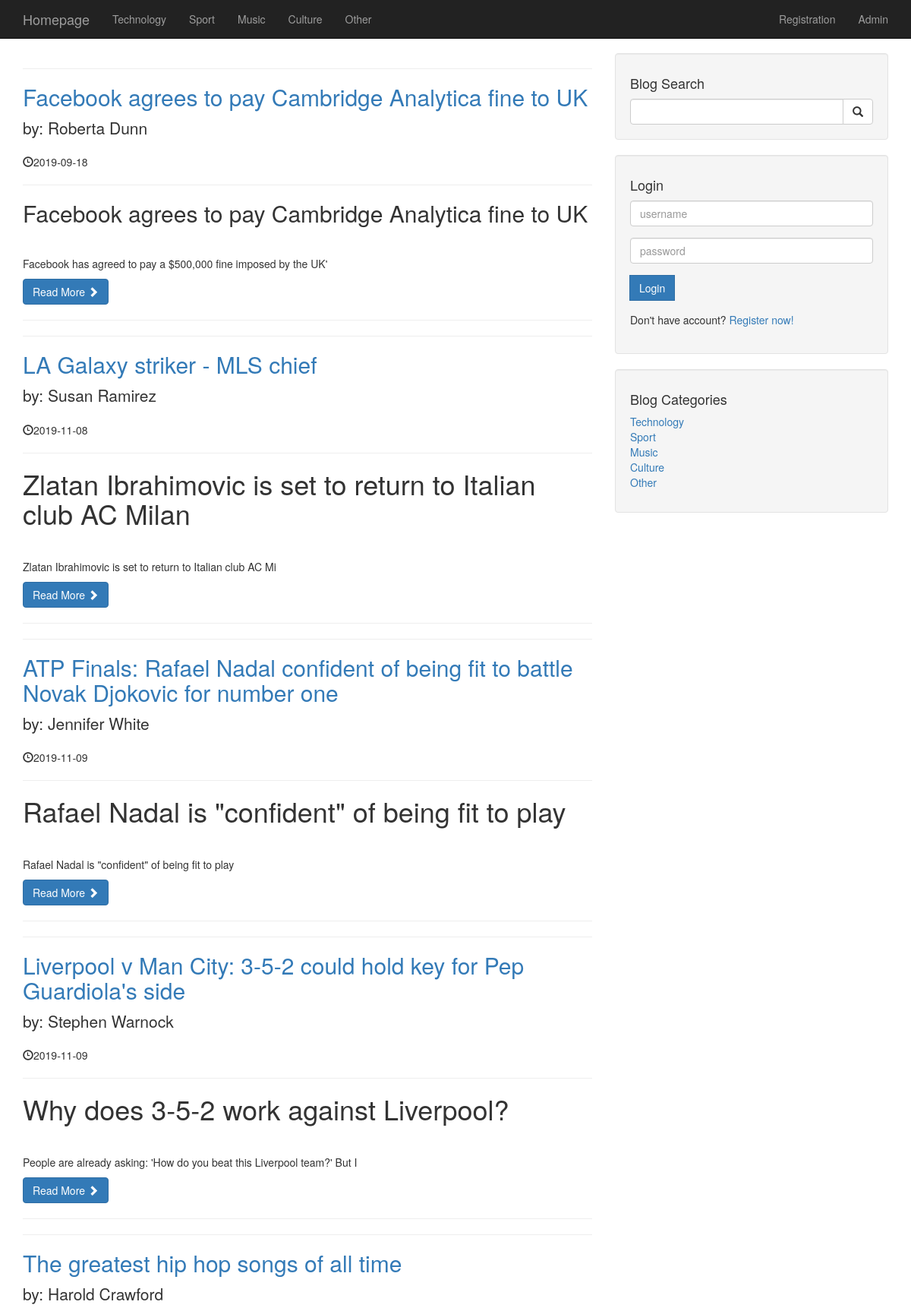
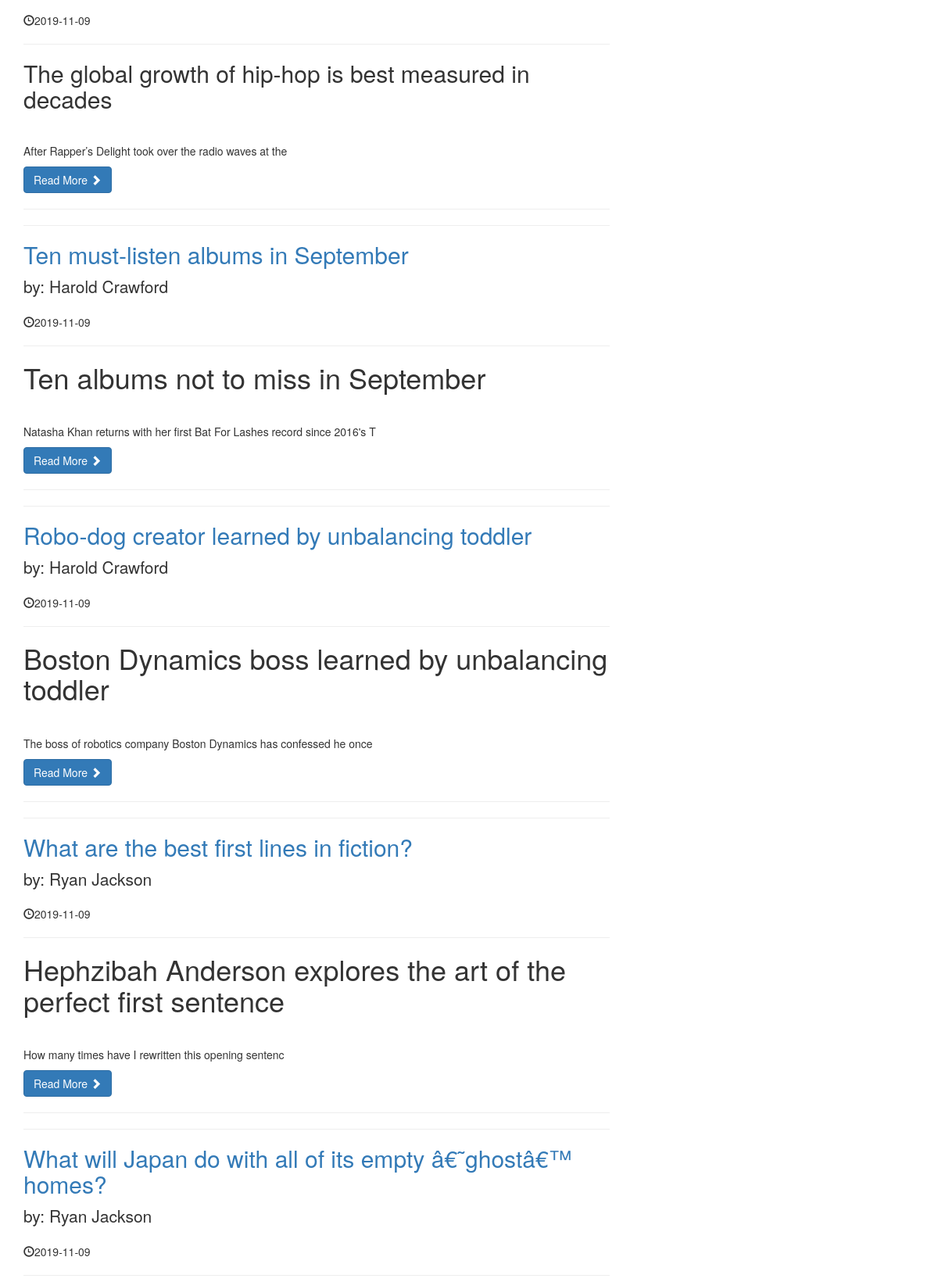
The page / (upper part) on the database its author committed (2 pictures, top to bottom).
### tables this page shows
CREATE TABLE IF NOT EXISTS `categories` (
  `cat_id` int(3) NOT NULL AUTO_INCREMENT,
  `cat_title` varchar(256) NOT NULL,
  PRIMARY KEY (`cat_id`)
);

CREATE TABLE IF NOT EXISTS `news` (
  `news_id` int(3) NOT NULL AUTO_INCREMENT,
  `news_cat_id` int(3) DEFAULT '6',
  `news_title` varchar(100) NOT NULL,
  `news_author` varchar(100) NOT NULL,
  `news_date` date NOT NULL,
  `news_content` text NOT NULL,
  `news_tag` varchar(255) NOT NULL,
  `news_comment_count` int(11) NOT NULL DEFAULT '0',
  PRIMARY KEY (`news_id`),
  KEY `news_cat_id_fk_idx` (`news_cat_id`)
);

### index.php (the view, shortened to what this page needs)
<?php include_once "includes/db_connection.php"; ?>
<?php include "includes/header.php"; ?>
   <?php include "includes/navigation.php"; ?>
    <div class="container">
        <div class="row">
            <div class="col-md-8">
                <?php
                $query = "SELECT * FROM news";
                $select_all_news = mysqli_query($connection, $query);
                while($row = mysqli_fetch_array($select_all_news)){
                    $news_id = $row['news_id'];
                    $news_title = $row['news_title'];
                    $news_author = $row['news_author'];
                    $news_date = $row['news_date'];
                    $news_content = substr($row['news_content'], 0, 150);
                    ?>
                <hr>
                <h2>
                    <a href="post.php?n_id=<?php echo $news_id; ?>"><?php echo $news_title; ?></a>
                </h2>
                <p class="lead">
                    by: <?php echo $news_author; ?>
                </p>
                <p><span class="glyphicon glyphicon-time"></span><?php echo $news_date; ?></p>
                <hr>
                <p><?php echo $news_content; ?></p>
                <a class="btn btn-primary" href="post.php?n_id=<?php echo $news_id; ?>">Read More <span class="glyphicon glyphicon-chevron-right"></span></a>
                <hr>
                <?php
                }
                ?>
            </div>
            <?php  include "includes/sidebar.php" ?>
        </div>
        <?php  include "includes/footer.php" ?>

### includes/navigation.php (shortened to what this page needs)
<nav class="navbar navbar-inverse navbar-fixed-top" role="navigation">
       <div class="container">
           <div class="navbar-header">
               <a class="navbar-brand" href="./index.php">Homepage</a>
           </div>
           <div class="collapse navbar-collapse" id="bs-example-navbar-collapse-1">
               <ul class="nav navbar-nav">
               <?php
               include_once "db_connection.php";
               $query = "SELECT * FROM categories";
               $select_all_categories = mysqli_query($connection, $query);
               while($row = mysqli_fetch_array($select_all_categories)){
                   $cat_id = $row['cat_id'];
                   $cat_title = $row['cat_title'];
                   echo "<li><a href='category.php?category=$cat_id'>{$cat_title}</a></li>";
               }
               ?>
               </ul>
               <ul class="nav navbar-nav navbar-right top-nav">
                   <li>
                       <a href="admin">Admin</a>
                   </li>
               </ul>
               <?php
               if(!isset($_SESSION['username'])){
               ?>
                   <ul class="nav navbar-nav navbar-right top-nav">
                       <li>
                           <a href="registration.php">Registration</a>
                       </li>
                   </ul>
               <?php } ?>
           </div>
       </div>
   </nav>

### includes/sidebar.php (shortened to what this page needs)
<div class="col-md-4">
    <div class="well">
        <h4>Blog Search</h4>
        <form action="search.php" method="post">
            <div class="input-group">
                <input name="search" type="text" class="form-control">
                <span class="input-group-btn">
                    <button name="submit" class="btn btn-default" type="submit">
                        <span class="glyphicon glyphicon-search"></span>
                    </button>
                </span>
            </div>
        </form>
    </div>
     <?php
    if(!isset($_SESSION['username'])){
        include "login_include.php";
    }
    ?>
    <div class="well">
        <?php
        $query = "SELECT * FROM categories";
        $categories_sidebar = mysqli_query($connection, $query);
        ?>
        <h4>Blog Categories</h4>
        <div class="row">
            <div class="col-lg-12">
                <ul class="list-unstyled">
                    <?php
                    while ($row = mysqli_fetch_array($categories_sidebar)) {
                        $cat_id = $row['cat_id'];
                        $cat_title = $row['cat_title'];
                        echo "<li><a href='category.php?category=$cat_id'>{$cat_title}</a></li>";
                    }
                    ?>
                </ul>
            </div>
        </div>
    </div>
</div>

### css/blog-home.css (style rules this page uses)
body { padding-top: 70px; }

### rows shown on the page
categories: cat_title "Technology"
categories: cat_title "Sport"
categories: cat_title "Music"
categories: cat_title "Culture"
categories: cat_title "Other"
news: news_title "Facebook agrees to pay Cambridge Analytica fine to UK", news_author "Roberta Dunn", news_date "2019-09-18", news_content "Facebook agrees to pay Cambridge Analytica fine to UK Facebook has agreed to pay a $500,000 fine imposed by the UK'"
news: news_title "LA Galaxy striker - MLS chief", news_author "Susan Ramirez", news_date "2019-11-08", news_content "Zlatan Ibrahimovic is set to return to Italian club AC Milan Zlatan Ibrahimovic is set to return to Italian club AC Mi"
news: news_title "ATP Finals: Rafael Nadal confident of being fit to battle Novak Djokovic for number one", news_author "Jennifer White", news_date "2019-11-09", news_content "Rafael Nadal is \"confident\" of being fit to play Rafael Nadal is \"confident\" of being fit to play"
news: news_title "Liverpool v Man City: 3-5-2 could hold key for Pep Guardiola's side", news_author "Stephen Warnock", news_date "2019-11-09", news_content "Why does 3-5-2 work against Liverpool? People are already asking: 'How do you beat this Liverpool team?' But I"
news: news_title "The greatest hip hop songs of all time", news_author "Harold Crawford", news_date "2019-11-09", news_content "The global growth of hip-hop is best measured in decades After Rapper’s Delight took over the radio waves at the"
news: news_title "Ten must-listen albums in September", news_author "Harold Crawford", news_date "2019-11-09", news_content "Ten albums not to miss in September Natasha Khan returns with her first Bat For Lashes record since 2016's T"
news: news_title "Robo-dog creator learned by unbalancing toddler", news_author "Harold Crawford", news_date "2019-11-09", news_content "Boston Dynamics boss learned by unbalancing toddler The boss of robotics company Boston Dynamics has confessed he once"
news: news_title "What are the best first lines in fiction?", news_author "Ryan Jackson", news_date "2019-11-09", news_content "Hephzibah Anderson explores the art of the perfect first sentence How many times have I rewritten this opening sentenc"
news: news_title "What will Japan do with all of its empty â€˜ghostâ€™ homes?", news_author "Ryan Jackson", news_date "2019-11-09"
